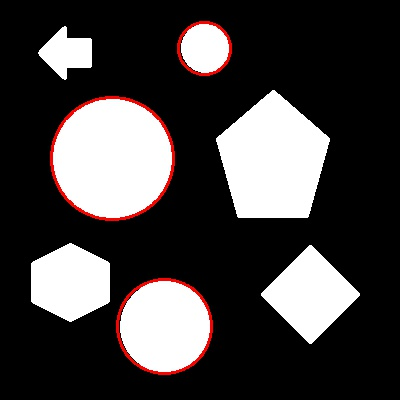
#> input picture 2021.11/20211110/opencv/img/50.jpg, 400 x 400 px
$ python test02.py
#> lines starting #> are read from the running program, lines starting #| are printed output that depends on the picture; after the words box and inside, x2 and y2 are one past the last pixel; in counts of white or black regions, pixels touching at a corner belong together
import cv2
import numpy as np

image = cv2.imread("img/50.jpg")
#> image is the input picture: shape (400, 400, 3); mean B, G, R 65.5, 65.6, 69

dst = cv2.cvtColor(image,cv2.COLOR_BGR2GRAY)
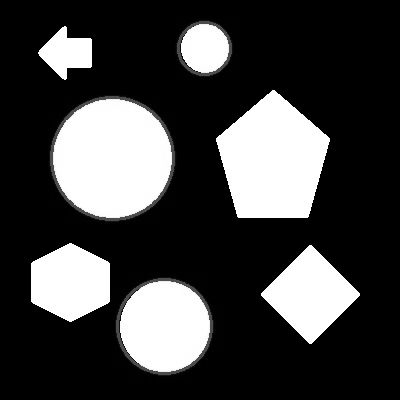
#> dst: shape (400, 400); min 0, max 255, mean 66.6
#检测圆
circles = cv2.HoughCircles(dst,cv2.HOUGH_GRADIENT,1,30,param1=40,param2=20,minRadius=30,maxRadius=80)
#> circles = [[111.5, 158.5, 62.4], [162.5, 325.5, 47]]
print(circles)
#| [[[111.5 158.5  62.4]
#|   [162.5 325.5  47. ]]]
if not circles is None:
    circles = np.uint16(np.around(circles))
#> circles = [[112, 158, 62], [162, 326, 47]]
    for i in circles[0,:]:
        cv2.circle(image,(i[0],i[1]),i[2],(0,255,0),2)
#> this loop made 2 passes
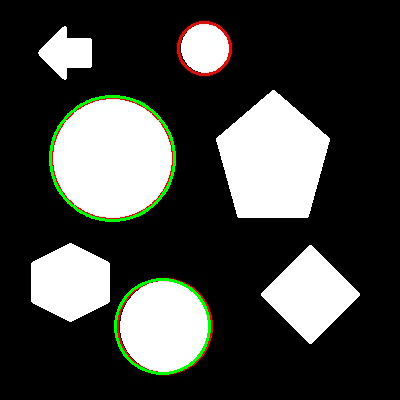
#> image: shape (400, 400, 3); 1.27% of pixels changed, all inside (x1, y1, x2, y2) = (49, 95, 211, 375)

cv2.imshow("src",image)
cv2.waitKey(0)
cv2.destroyWindow()
